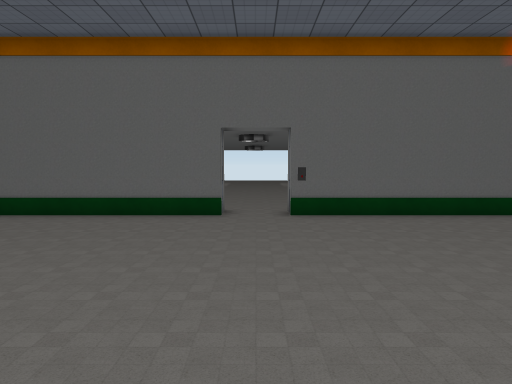
[1] (above)

20 first-person views from a walk through a Unity game level. The camera is 1.4 m above the floor, tilts 4° down and sees 70° across. The floor is counted in squares, 1 m on a side. Each view is taken from the middle of a square. On the plan, view 1 faces up. The plan holds only what a view shows up to about 16 squares ahead; the rest is blank. The place goes on beyond the plan. The player character is not drawn. Door leaves are left out, so doorways stand open. Some surface patterns are stand-ins.

[2]
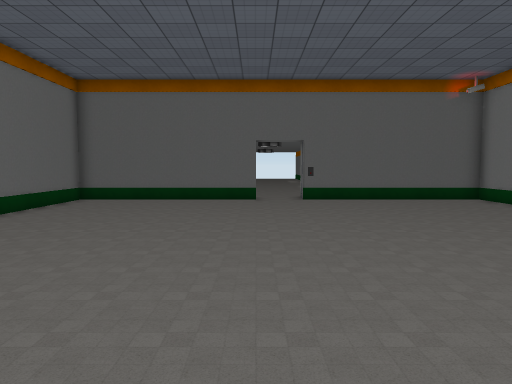

[3]
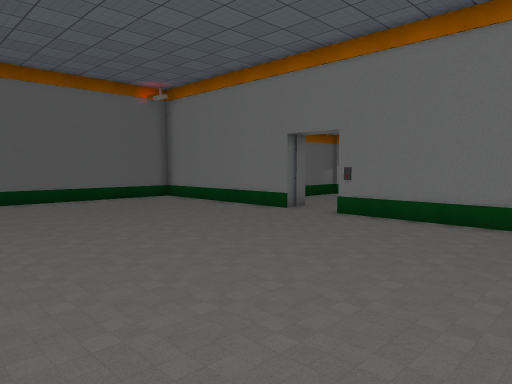

[4]
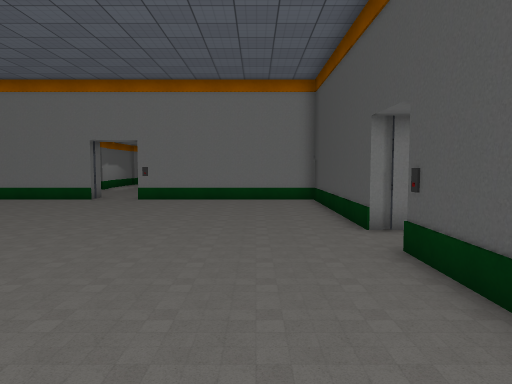

[5]
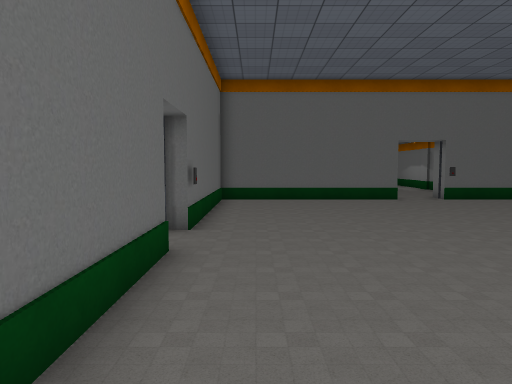

[6]
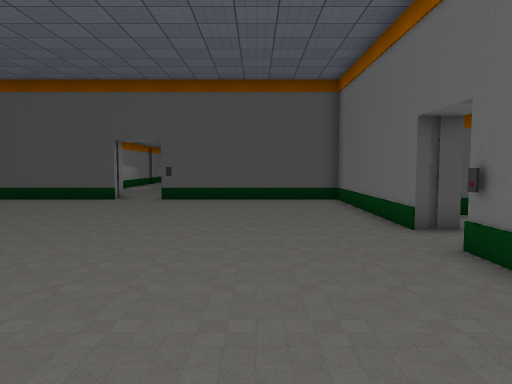

[7]
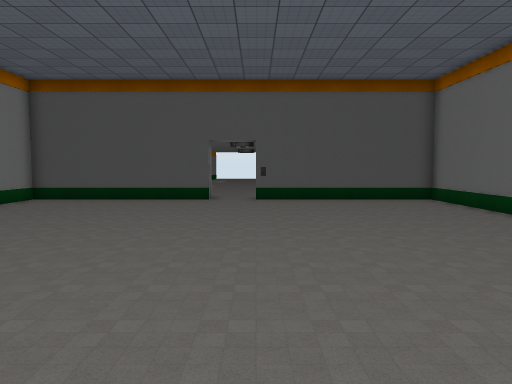

[8]
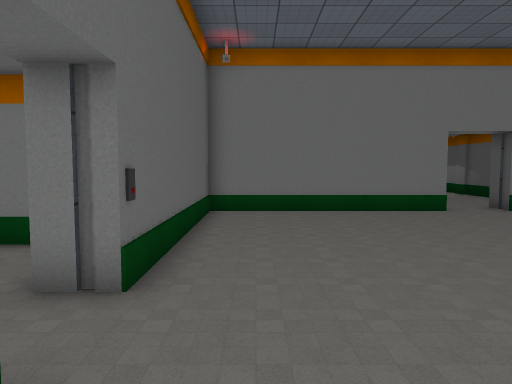

[9]
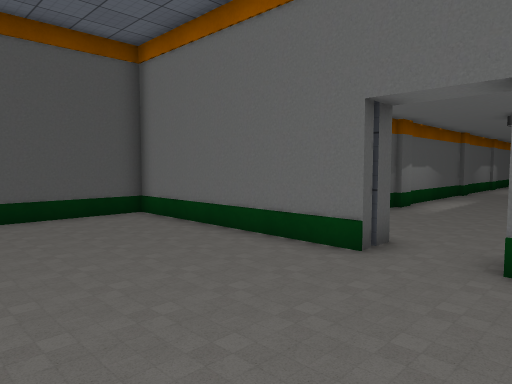

[10]
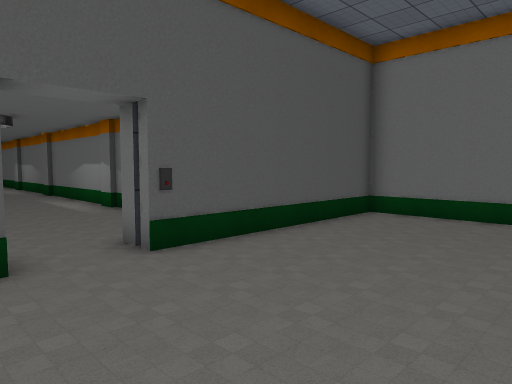

[11]
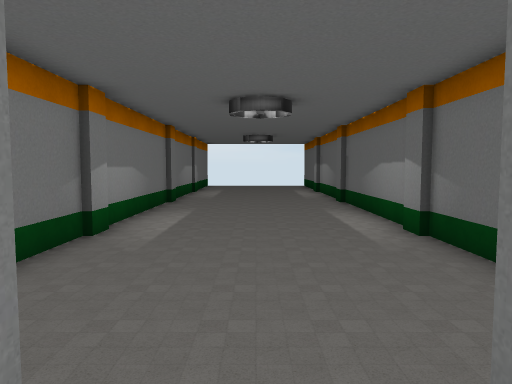

[12]
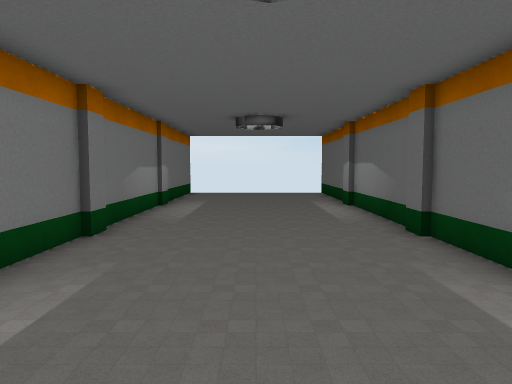

[13]
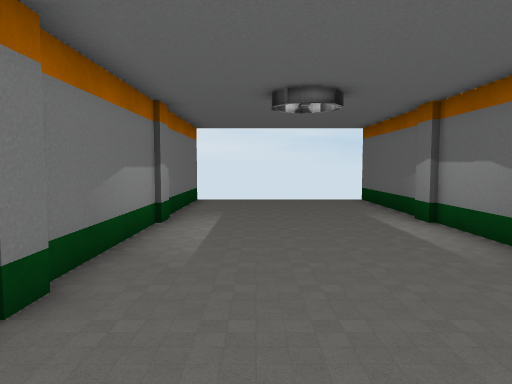

[14]
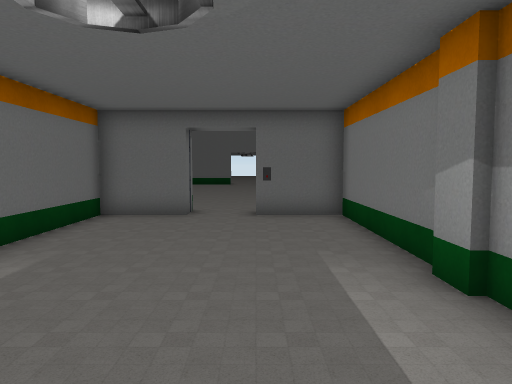

[15]
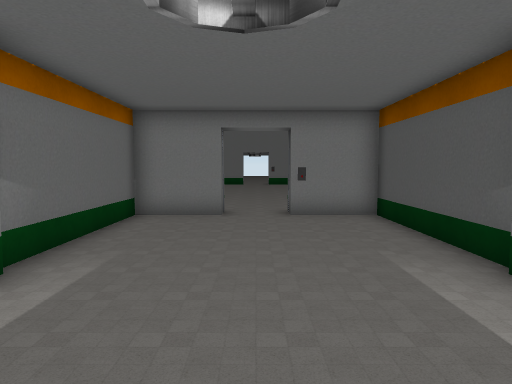

[16]
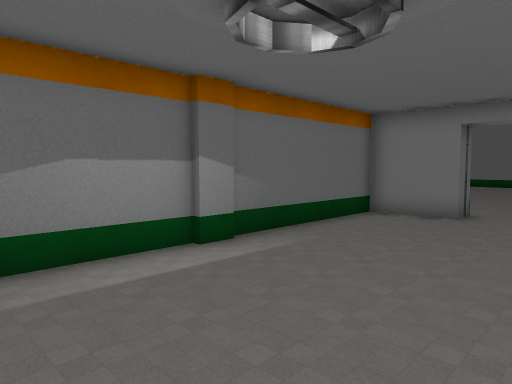

[17]
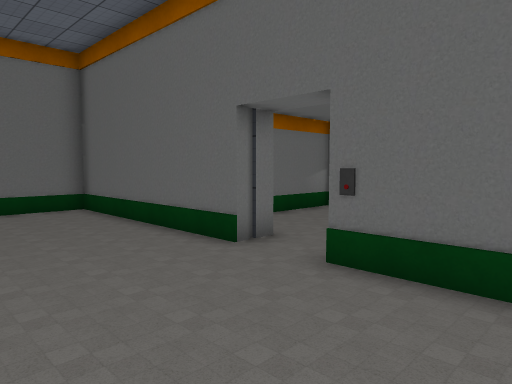

[18]
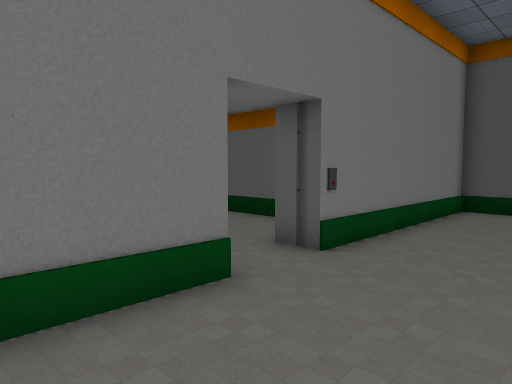

[19]
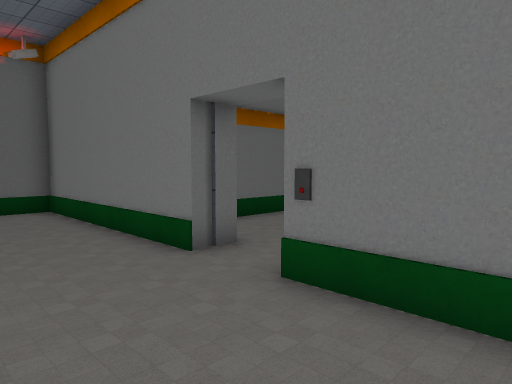

[20]
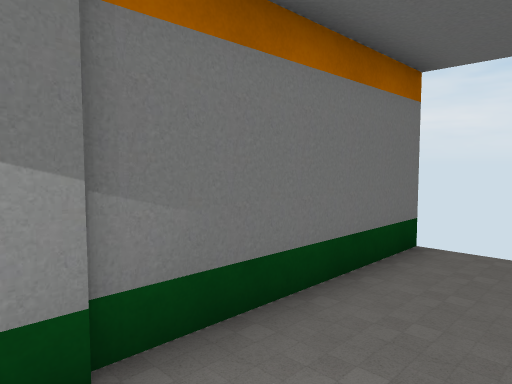

### Floor plan
Ten units are one square. View 1 is at (0, 0); x grows to the right and y downward. Boxes are objects, and circles mark ways between rooms. Rooms are numbered by the first view taken in them; rooms with no view inside come last. Other rooms are left out.
<svg viewBox="-207 -115 302 446">
<path fill="none" stroke="#000" d="M-85 -10 -85 65 -10 65M-10 -105 -85 -105 -85 -30M10 65 85 65 85 -10M85 -30 85 -105 10 -105M-33 202 -33 210M33 210 33 202M33 141 33 132M-33 260 -33 269M-33 132 -33 141M33 269 33 260M-35 272 -35 325M-10 75 -35 75 -35 261M35 326 35 75 10 75M-152 -53 -161 -53M-162 13 -152 13M-160 -55 -191 -55M-95 -30 -95 -55 -151 -55M-202 15 -95 15 -95 -10"/>
<rect x="-85" y="-35" width="10" height="10" fill="#bbb"><title>other object</title></rect>
<rect x="5" y="-105" width="10" height="10" fill="#bbb"><title>other object</title></rect>
<rect x="5" y="75" width="10" height="10" fill="#bbb"><title>other object</title></rect>
<circle cx="0" cy="70" r="3" fill="#2a7"/>
<circle cx="-90" cy="-20" r="3" fill="#2a7"/>
<text x="0" y="-20">1</text>
<text x="0" y="200">2</text>
<text x="-150" y="-20">3</text>
</svg>
Room 1 opens to room 2. Room 1 opens to room 3.

Where each view was taken, in squares from view 1:
view 1: 0 up, 0 right, facing up
view 2: 5 down, 1 left, facing up
view 3: 5 down, 1 left, facing up-right
view 4: 4 down, 7 left, facing right
view 5: 5 down, 7 left, facing up
view 6: 9 up, 5 left, facing down
view 7: 9 up, 1 left, facing down
view 8: 9 up, 3 left, facing right
view 9: 4 up, 3 left, facing down-left
view 10: 1 down, 2 right, facing down-left
view 11: 6 down, 0 right, facing down
view 12: 13 down, 0 right, facing down
view 13: 17 down, 1 right, facing down
view 14: 18 down, 1 right, facing up
view 15: 2 up, 20 left, facing right
view 16: 0 up, 20 left, facing up-right
view 17: 6 up, 4 right, facing up-left
view 18: 6 up, 5 right, facing down-right
view 19: 2 down, 5 right, facing up-right
view 20: 26 down, 1 right, facing down-right
